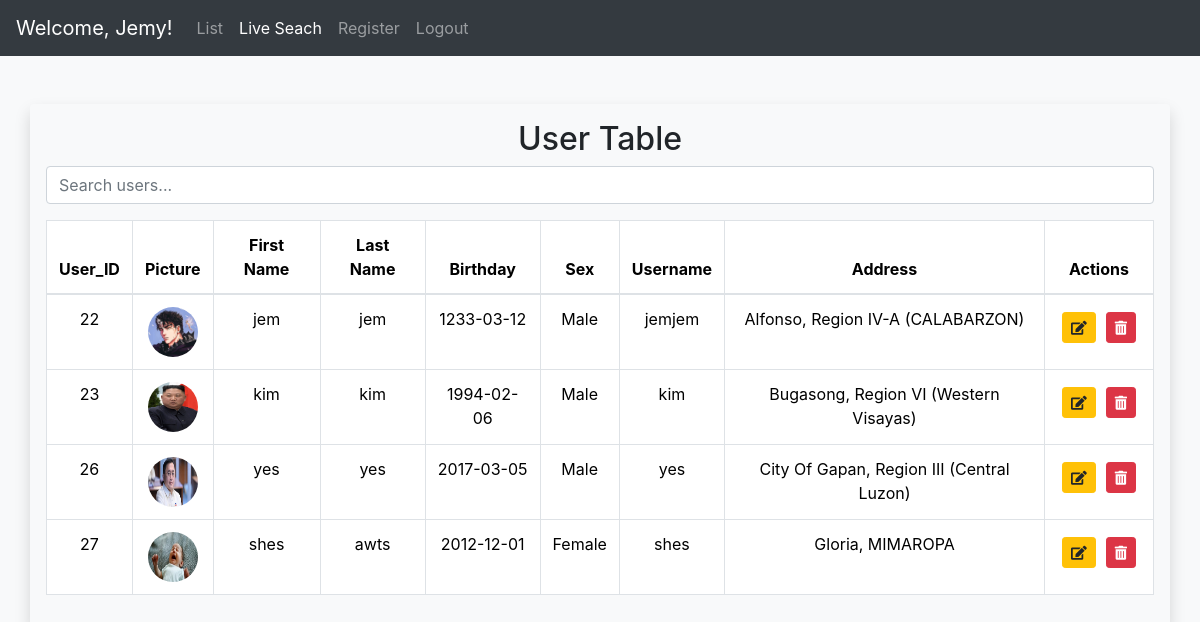
Page /livesearch.php (signed in) on the committed database.
### tables this page shows
CREATE TABLE `users` (
  `User_Id` int(11) NOT NULL,
  `username` varchar(255) NOT NULL,
  `password` varchar(255) NOT NULL,
  `firstname` varchar(255) NOT NULL,
  `lastname` varchar(255) NOT NULL,
  `birthday` date DEFAULT NULL,
  `sex` varchar(255) NOT NULL,
  `user_email` varchar(255) NOT NULL,
  `user_profile_picture` varchar(255) NOT NULL,
  `account_type` int(11) NOT NULL
);

### livesearch.php (the view, shortened to what this page needs)
<?php
$con = new database();
$html = '';
try {
    $connection = $con->opencon();
    $recordsPerPage = 10;
    $currentPage = isset($_GET['page']) ? (int)$_GET['page'] : 1;
    $offset = ($currentPage - 1) * $recordsPerPage;
    $query = $connection->prepare("SELECT users.User_Id, users.firstname, users.lastname, users.birthday, users.sex, users.username, users.user_profile_picture, CONCAT(user_address.city, ', ', user_address.province) AS address FROM users INNER JOIN user_address ON users.User_Id = user_address.User_Id LIMIT :offset, :recordsPerPage");
    $query->bindParam(':offset', $offset, PDO::PARAM_INT);
    $query->bindParam(':recordsPerPage', $recordsPerPage, PDO::PARAM_INT);
    $query->execute();
    $users = $query->fetchAll(PDO::FETCH_ASSOC);
    foreach ($users as $user) {
        $html .= '<tr>';
        $html .= '<td>' . $user['User_Id'] . '</td>';
        $html .= '<td><img src="' . htmlspecialchars($user['user_profile_picture']) . '" alt="Profile Picture" style="width: 50px; height: 50px; border-radius: 50%;"></td>';
        $html .= '<td>' . $user['firstname'] . '</td>';
        $html .= '<td>' . $user['lastname'] . '</td>';
        $html .= '<td>' . $user['birthday'] . '</td>';
        $html .= '<td>' . $user['sex'] . '</td>';
        $html .= '<td>' . $user['username'] . '</td>';
        $html .= '<td>' . $user['address'] . '</td>';
        $html .= '<td>';
        $html .= '<div class="btn-group" role="group">';
        $html .= '<form action="update.php" method="post" style="display: inline;">';
        $html .= '<input type="hidden" name="id" value=".'. $user['User_Id'].'">';
        $html .= '<button type="submit" class="btn btn-warning btn-sm"><i class="fas fa-edit"></i></button>';
        $html .= '</button>';
        $html .= '</form>';
        $html .= '<form method="POST" class="d-inline">';
        $html .= '<input type="hidden" name="id" value=".'. $user['User_Id'].'">';
        $html .= '<button type="submit" name="delete" class="btn btn-danger btn-sm" onclick="return confirm("Are you sure you want to delete this user?")">';
        $html .= '<i class="fas fa-trash-alt"></i>';
        $html .= '</button>';
        $html .= '</form>';
        $html .= '</td>';
        $html .= '</tr>';
    }
} catch (PDOException $e) {
    echo json_encode(['error' => $e->getMessage()]);
}
?>
<!DOCTYPE html>
<html lang="en">
<head>
  <link rel="stylesheet" href="./bootstrap-5.3.3-dist/css/bootstrap.css">
  <link href="https://stackpath.bootstrapcdn.com/bootstrap/4.5.2/css/bootstrap.min.css" rel="stylesheet">
  <link rel="stylesheet" href="https://cdnjs.cloudflare.com/ajax/libs/font-awesome/5.15.4/css/all.min.css">
  <link rel="stylesheet" href="includes/style.css?v=<?php echo time(); ?>">
</head>
<body>
<?php include('includes/navbar.php'); ?>
<div class="container user-info rounded shadow p-3 my-5">
    <h2 class="text-center mb-2">User Table</h2>
    <div class="mb-3">
        <input type="text" id="search" class="form-control" placeholder="Search users...">
    </div>
    <div class="table-responsive text-center">
        <table class="table table-bordered">
            <thead>
                <tr>
                    <th>User_ID</th>
                    <th>Picture</th>
                    <th>First Name</th>
                    <th>Last Name</th>
                    <th>Birthday</th>
                    <th>Sex</th>
                    <th>Username</th>
                    <th>Address</th>
                    <th>Actions</th>
                </tr>
            </thead>
            <tbody id="userTableBody">
                <?php echo $html; ?>
            </tbody>
        </table>
    </div>
</div>
</body>
</html>

### includes/style.css (style rules this page uses)
body { background-color: #f8f9fa; }
.btn { margin: 5px; }

### rows in the picture
users: User_Id "22", user_profile_picture (picture), firstname "jem", lastname "jem", birthday "1233-03-12", sex "Male", username "jemjem", address "Alfonso, Region IV-A (CALABARZON)"
users: User_Id "23", user_profile_picture (picture), firstname "kim", lastname "kim", birthday "1994-02-06", sex "Male", username "kim", address "Bugasong, Region VI (Western Visayas)"
users: User_Id "26", user_profile_picture (picture), firstname "yes", lastname "yes", birthday "2017-03-05", sex "Male", username "yes", address "City Of Gapan, Region III (Central Luzon)"
users: User_Id "27", user_profile_picture (picture), firstname "shes", lastname "awts", birthday "2012-12-01", sex "Female", username "shes", address "Gloria, MIMAROPA"

### other values in the picture
$_SESSION['username'] "Jemy"
